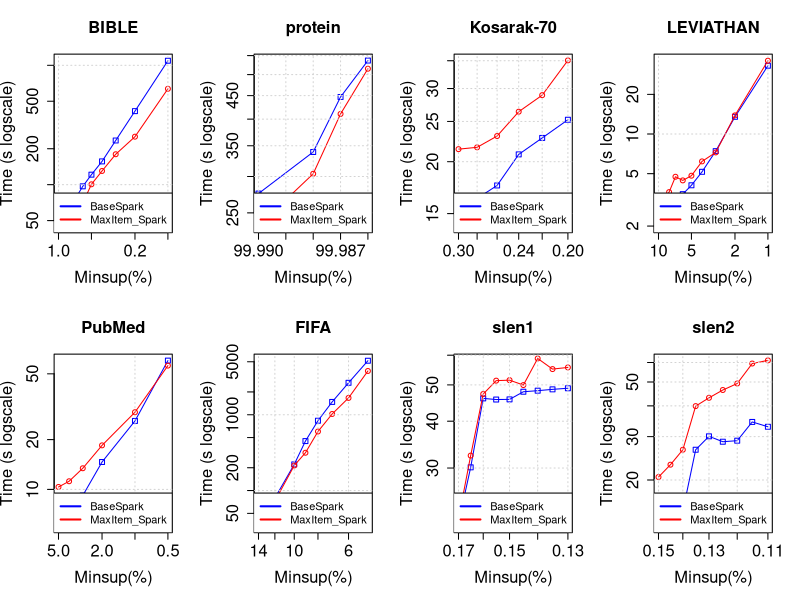

Generate this figure with R:
tiff("MmEsLpMiss_MaxItemAtOne_NoPPIC.png", width=18, height=9, units='in', res=120)
par(mfrow=c(2,4), cex.lab=1.5, cex.axis=1.5, cex.main=1.5, cex.sub=1.5)

#BIBLE
#DATA
x <- c(0.01, 0.009, 0.008, 0.007, 0.006, 0.005, 0.004, 0.003, 0.002, 0.001)*100

zero <- c(52796, 54313, 65238, 76671, 96842, 121262, 156699, 234465, 413217, 1092148)/1000
one <- c(45301, 46646, 49071, 53203, 70110, 100696, 130230, 179787, 252375, 635487)/1000

#PLOT
plot(x, zero, log = "xy", type="o", pch=0, xlab="Minsup(%)",ylab="Time (s logscale)", col="blue", xlim = rev(range(x)), ylim=c(45, 1092))
lines(x, one, col="red", type="o", pch=1)
title(main="BIBLE", cex.lab=1.5, cex.axis=1.5, cex.main=1.5, cex.sub=1.5)
grid()
legend("bottomright", legend=c("BaseSpark", "MaxItem_Spark"), lty=c(1,1),lwd=c(2,2), col=c("blue", "red"), cex = 1)

#protein
#DATA
x <- c(0.9999, 0.99988, 0.99987, 0.99986)*100

zero <- c(275420, 339255, 446968, 536502)/1000
one <- c(234381, 304146, 410503, 514969)/1000

#PLOT
plot(x, zero, log = "xy", type="o", pch=0, xlab="Minsup(%)",ylab="Time (s logscale)", col="blue", xlim = rev(range(x)), ylim=c(234, 536))
lines(x, one, col="red", type="o", pch=1)
title(main="protein", cex.lab=1.5, cex.axis=1.5, cex.main=1.5, cex.sub=1.5)
grid()
legend("bottomright", legend=c("BaseSpark", "MaxItem_Spark"), lty=c(1,1),lwd=c(2,2), col=c("blue", "red"), cex = 1)

#Kosarak-70
#DATA
x <- c(0.003, 0.0028, 0.0026, 0.0024, 0.0022, 0.002)*100

zero <- c(14897, 16315, 17535, 20827, 22818, 25235)/1000
one <- c(21441, 21660, 23060, 26388, 28921, 35072)/1000

#PLOT
plot(x, zero, log = "xy", type="o", pch=0, xlab="Minsup(%)",ylab="Time (s logscale)", col="blue", xlim = rev(range(x)), ylim=c(14, 35))
lines(x, one, col="red", type="o", pch=1)
title(main="Kosarak-70", cex.lab=1.5, cex.axis=1.5, cex.main=1.5, cex.sub=1.5)
grid()
legend("bottomright", legend=c("BaseSpark", "MaxItem_Spark"), lty=c(1,1),lwd=c(2,2), col=c("blue", "red"), cex = 1)

#LEVIATHAN
#DATA
x <- c(0.1, 0.09, 0.08, 0.07, 0.06, 0.05, 0.04, 0.03, 0.02, 0.01)*100

zero <- c(2295, 2312, 2516, 3105, 3496, 4080, 5163, 7414, 13505, 33000)/1000
one <- c(3259, 3230, 3621, 4737, 4444, 4824, 6196, 7247, 13846, 36029)/1000

#PLOT
plot(x, zero, log = "xy", type="o", pch=0, xlab="Minsup(%)",ylab="Time (s logscale)", col="blue", xlim = rev(range(x)), ylim=c(2, 36))
lines(x, one, col="red", type="o", pch=1)
title(main="LEVIATHAN", cex.lab=1.5, cex.axis=1.5, cex.main=1.5, cex.sub=1.5)
grid()
legend("bottomright", legend=c("BaseSpark", "MaxItem_Spark"), lty=c(1,1),lwd=c(2,2), col=c("blue", "red"), cex = 1)

#PubMed
#DATA
x <- c(0.05, 0.04, 0.03, 0.02, 0.01, 0.005)*100

zero <- c(6549, 7547, 9177, 14644, 25945, 60113)/1000
one <- c(10343, 11198, 13420, 18463, 29293, 56065)/1000

#PLOT
plot(x, zero, log = "xy", type="o", pch=0, xlab="Minsup(%)",ylab="Time (s logscale)", col="blue", xlim = rev(range(x)), ylim=c(6, 60))
lines(x, one, col="red", type="o", pch=1)
title(main="PubMed", cex.lab=1.5, cex.axis=1.5, cex.main=1.5, cex.sub=1.5)
grid()
legend("bottomright", legend=c("BaseSpark", "MaxItem_Spark"), lty=c(1,1),lwd=c(2,2), col=c("blue", "red"), cex = 1)

#FIFA
#DATA
x <- c(0.14, 0.12, 0.1, 0.09, 0.08, 0.07, 0.06, 0.05)*100

zero <- c(34465, 79626, 221550, 449631, 834468, 1476503, 2639619, 5160952)/1000
one <- c(47956, 72566, 214017, 315329, 601258, 1023672, 1667162, 3778928)/1000

#PLOT
plot(x, zero, log = "xy", type="o", pch=0, xlab="Minsup(%)",ylab="Time (s logscale)", col="blue", xlim = rev(range(x)), ylim=c(34, 5160))
lines(x, one, col="red", type="o", pch=1)
title(main="FIFA", cex.lab=1.5, cex.axis=1.5, cex.main=1.5, cex.sub=1.5)
grid()
legend("bottomright", legend=c("BaseSpark", "MaxItem_Spark"), lty=c(1,1),lwd=c(2,2), col=c("blue", "red"), cex = 1)

#slen1
#DATA
x <- c(0.0017, 0.00165, 0.0016, 0.00155, 0.0015, 0.00145, 0.0014, 0.00135, 0.0013)*100

zero <- c(21433, 30124, 46018, 45696, 45741, 47937, 48250, 48646, 48981)/1000
one <- c(21932, 32380, 47272, 51320, 51474, 49942, 58808, 55098, 55660)/1000

#PLOT
plot(x, zero, log = "xy", type="o", pch=0, xlab="Minsup(%)",ylab="Time (s logscale)", col="blue", xlim = rev(range(x)), ylim=c(21, 58))
lines(x, one, col="red", type="o", pch=1)
title(main="slen1", cex.lab=1.5, cex.axis=1.5, cex.main=1.5, cex.sub=1.5)
grid()
legend("bottomright", legend=c("BaseSpark", "MaxItem_Spark"), lty=c(1,1),lwd=c(2,2), col=c("blue", "red"), cex = 1)

#slen2
#DATA
x <- c(0.0015, 0.00145, 0.0014, 0.00135, 0.0013, 0.00125, 0.0012, 0.00115, 0.0011)*100

zero <- c(13258, 14335, 14949, 26537, 30083, 28606, 28885, 34413, 32900)/1000
one <- c(20559, 23078, 26536, 39913, 43127, 46395, 49298, 59426, 61223)/1000

#PLOT
plot(x, zero, log = "xy", type="o", pch=0, xlab="Minsup(%)",ylab="Time (s logscale)", col="blue", xlim = rev(range(x)), ylim=c(13, 61))
lines(x, one, col="red", type="o", pch=1)
title(main="slen2", cex.lab=1.5, cex.axis=1.5, cex.main=1.5, cex.sub=1.5)
grid()
legend("bottomright", legend=c("BaseSpark", "MaxItem_Spark"), lty=c(1,1),lwd=c(2,2), col=c("blue", "red"), cex = 1)

dev.off()
